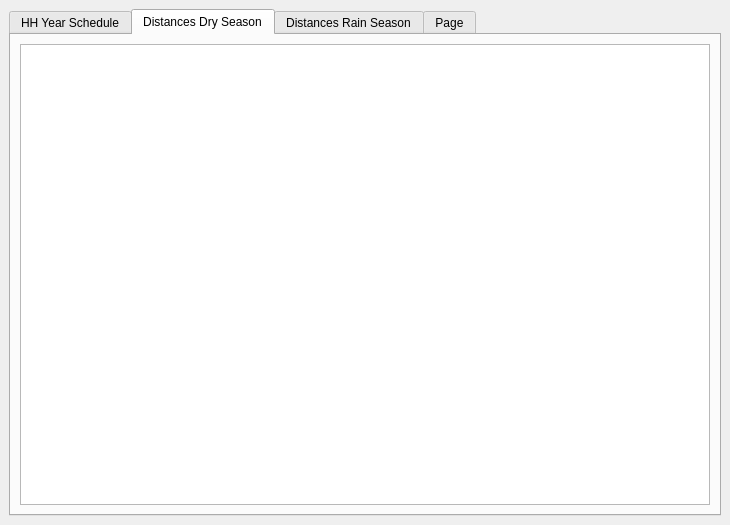
<?xml version="1.0" encoding="UTF-8"?>
<ui version="4.0">
 <class>reportWindow</class>
 <widget class="QMainWindow" name="reportWindow">
  <property name="geometry">
   <rect>
    <x>0</x>
    <y>0</y>
    <width>730</width>
    <height>525</height>
   </rect>
  </property>
  <property name="windowTitle">
   <string>Report</string>
  </property>
  <widget class="QWidget" name="centralwidget">
   <layout class="QVBoxLayout" name="verticalLayout_2">
    <item>
     <widget class="QTabWidget" name="tabWidget">
      <property name="tabShape">
       <enum>QTabWidget::Rounded</enum>
      </property>
      <property name="currentIndex">
       <number>1</number>
      </property>
      <widget class="QWidget" name="tab_1">
       <attribute name="title">
        <string>HH Year Schedule</string>
       </attribute>
       <layout class="QVBoxLayout" name="verticalLayout">
        <item>
         <layout class="QGridLayout" name="gridLayout">
          <item row="0" column="0" colspan="2">
           <widget class="QTableWidget" name="twSchedule_hh_itime"/>
          </item>
          <item row="1" column="0">
           <spacer name="horizontalSpacer">
            <property name="orientation">
             <enum>Qt::Horizontal</enum>
            </property>
            <property name="sizeHint" stdset="0">
             <size>
              <width>40</width>
              <height>20</height>
             </size>
            </property>
           </spacer>
          </item>
          <item row="1" column="1">
           <widget class="QPushButton" name="pbSaveReport">
            <property name="text">
             <string>Save</string>
            </property>
           </widget>
          </item>
         </layout>
        </item>
       </layout>
      </widget>
      <widget class="QWidget" name="tab_2">
       <attribute name="title">
        <string>Distances Dry Season</string>
       </attribute>
       <layout class="QGridLayout" name="gridLayout_3">
        <item row="0" column="0">
         <widget class="QTableWidget" name="twDistances_Dry"/>
        </item>
       </layout>
      </widget>
      <widget class="QWidget" name="tab_3">
       <attribute name="title">
        <string>Distances Rain Season</string>
       </attribute>
       <layout class="QGridLayout" name="gridLayout_2">
        <item row="0" column="0">
         <widget class="QTableWidget" name="twDistances_Rain"/>
        </item>
       </layout>
      </widget>
      <widget class="QWidget" name="tab">
       <attribute name="title">
        <string>Page</string>
       </attribute>
      </widget>
     </widget>
    </item>
   </layout>
  </widget>
 </widget>
 <resources/>
 <connections/>
</ui>
